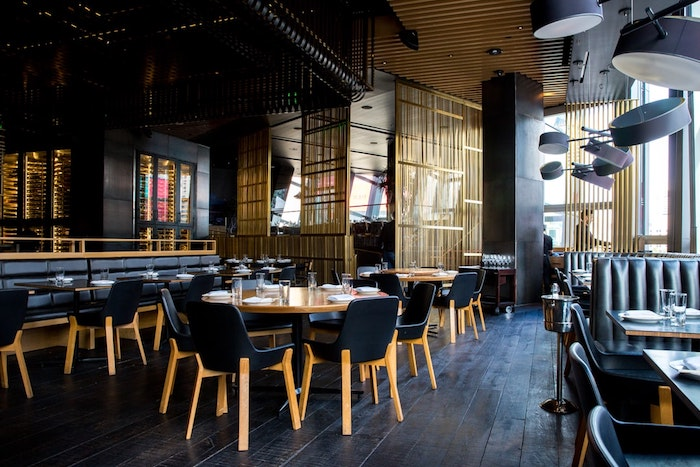
#> input picture restaurant.jpeg, 700 x 467 px
$ python Session41A.py
#> lines starting #> are read from the running program, lines starting #| are printed output that depends on the picture
import cv2
import numpy as np

image = cv2.imread("restaurant.jpeg", 1) # Colored
#> image is the input picture: shape (467, 700, 3); mean B, G, R 64.2, 66.8, 70.1

print("ORIGINAL IMAGE")
print(image)
#> (printed output is left out)

print("ORIGINAL IMAGE SHAPE")
print(image.shape)
#| (467, 700, 3)

resized_image = cv2.resize(image, (image.shape[1]//2, image.shape[0]//2)) # 350 X 233
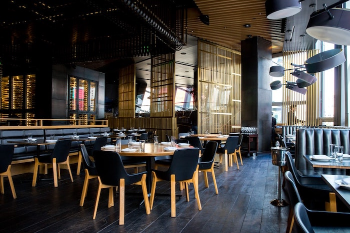
#> resized_image: shape (233, 350, 3); mean B, G, R 64, 66.6, 70


print("RESIZED IMAGE")
print(resized_image)
#> (printed output is left out)

print("RESIZED IMAGE SHAPE")
print(resized_image.shape)
#| (233, 350, 3)


# cv2.imshow("MyResizedRestaurant", resized_image)
# cv2.waitKey(0) # User can press any key on the keyboard to exit
# cv2.destroyAllWindows() # release memory resources

rotated_resized_image = np.rot90(resized_image)
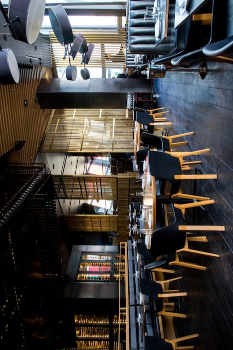
#> rotated_resized_image: shape (350, 233, 3); mean B, G, R 64, 66.6, 70

cv2.imwrite("rot_res_restaurant.jpeg", rotated_resized_image)
print("Image Saved :)")

cv2.imshow("MyRotatedResizedRestaurant", rotated_resized_image)
cv2.waitKey(0) # User can press any key on the keyboard to exit
cv2.destroyAllWindows() # release memory resources

$ run again, with group-photo.jpg copied over restaurant.jpeg
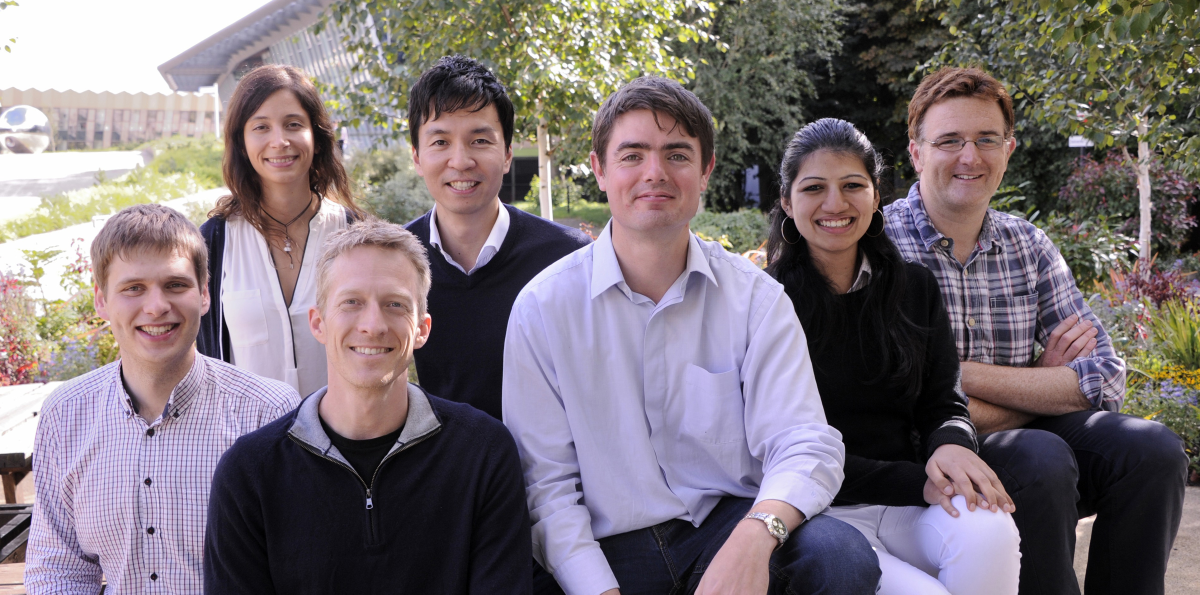
#> input picture group-photo.jpg, 2400 x 1189 px (shown at 1/2 size)
#> image is the input picture: shape (1189, 2400, 3); mean B, G, R 120.3, 114.8, 125.2
#> (printed output is left out)
#| (1189, 2400, 3)
#> `resized_image = cv2.resize(image, (image.shape[1]//2, image.shape[0]//..`:
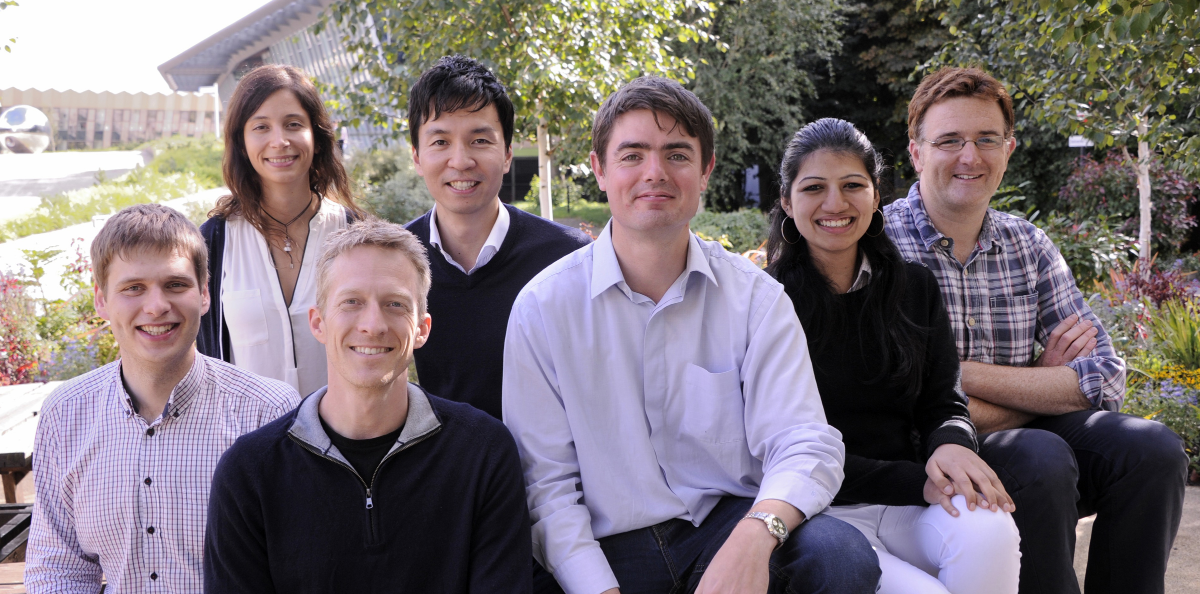
#> resized_image: shape (594, 1200, 3); mean B, G, R 120.2, 114.7, 125
#> (printed output is left out)
#| (594, 1200, 3)
#> `rotated_resized_image = np.rot90(resized_image)`:
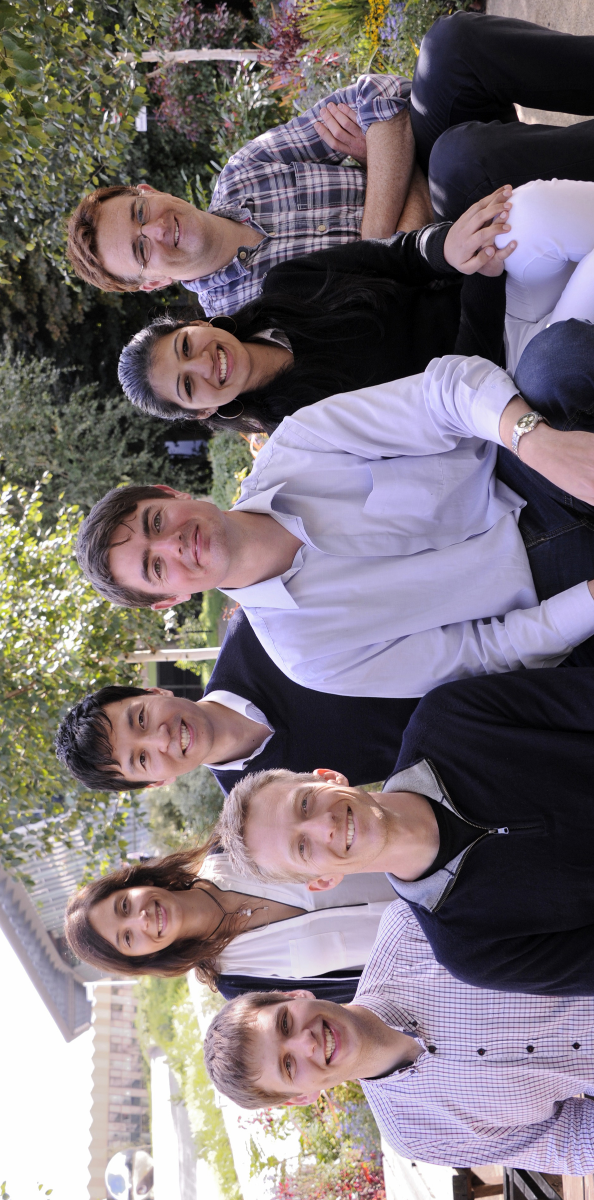
#> rotated_resized_image: shape (1200, 594, 3); mean B, G, R 120.2, 114.7, 125
